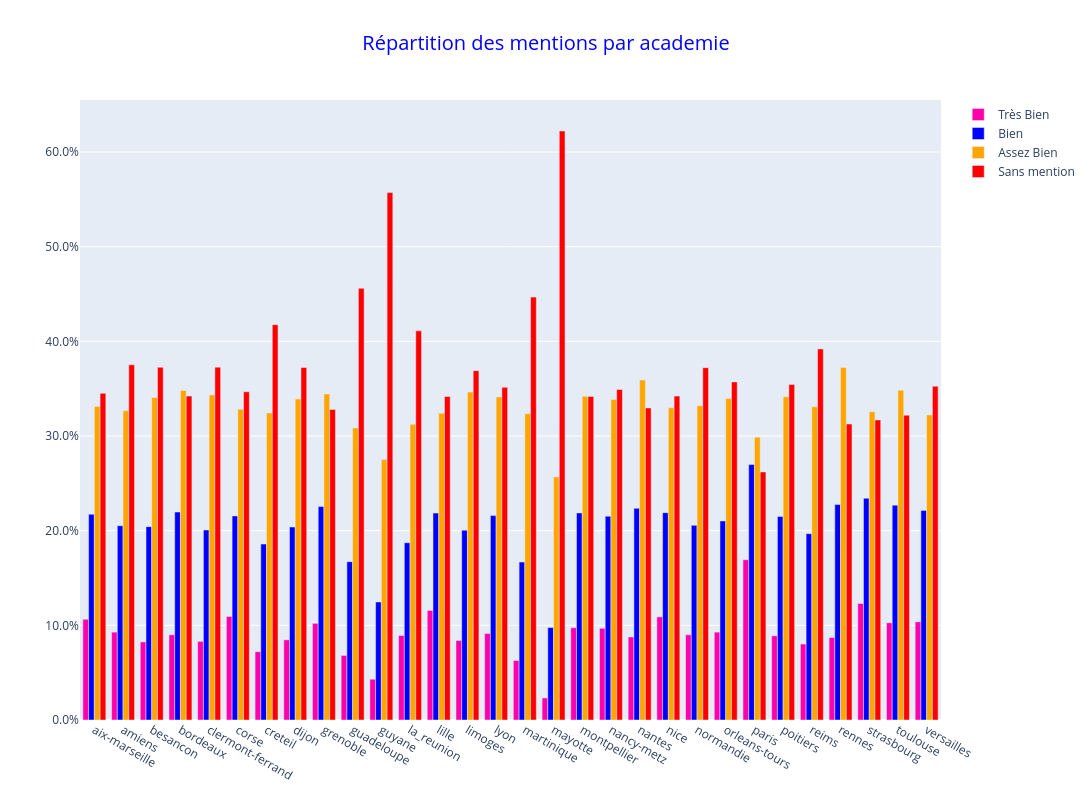

Notebook code cell kept with this figure:
### Markdown cell above
### Répartition des mentions par académie

### Code cell
academie = df.groupby('academie')[admis_mention+['admis_totaux','presents']].sum().reset_index()

# Création de 4 colonnes pourcentage de chaque mention
academie['%_mention_tb'] = academie['mention_tb'] / academie['admis_totaux']
academie['%_mention_b'] = academie['mention_b'] / academie['admis_totaux']
academie['%_mention_ab'] = academie['mention_ab'] / academie['admis_totaux']
academie['%_sans_mention'] = academie['sans_mention'] / academie['admis_totaux']

fig_academie = go.Figure()
for i,column in enumerate(percent_admis_mention):
    fig_academie.add_trace(
        go.Bar(
            x=academie['academie'], 
            y=academie[column], 
            name=labels[column],
            marker_color=colors[column]
        )
    )
    
fig_academie.update_layout(
    title=dict(text='Répartition des mentions par academie', x=0.5, font=dict(size=20, color='blue')),
    autosize=False, 
    width=1500, 
    height=800
)
fig_academie.update_xaxes(type='category')
fig_academie.update_yaxes(tickformat=".1%")
fig_academie.show()

### Figure 1 — Plotly figure (JSON) as saved in the notebook; plotly's stock layout.template omitted (floating-point values rounded to 4 significant figures)
{"data": [{"marker": {"color": "#FF00AA"}, "name": "Très Bien", "type": "bar", "x": ["aix-marseille", "amiens", "besancon", "bordeaux", "clermont-ferrand", "corse", "creteil", "dijon", "grenoble", "guadeloupe", "guyane", "la_reunion", "lille", "limoges", "lyon", "martinique", "mayotte", "montpellier", "nancy-metz", "nantes", "nice", "normandie", "orleans-tours", "paris", "poitiers", "reims", "rennes", "strasbourg", "toulouse", "versailles"], "y": [0.1064, 0.09282, 0.08251, 0.09001, 0.08309, 0.1094, 0.07214, 0.08466, 0.1021, 0.06821, 0.04309, 0.08928, 0.1157, 0.08404, 0.09138, 0.06282, 0.02331, 0.09748, 0.09689, 0.08771, 0.109, 0.0901, 0.09282, 0.1693, 0.08901, 0.08025, 0.08717, 0.1231, 0.1027, 0.1037]}, {"marker": {"color": "blue"}, "name": "Bien", "type": "bar", "x": ["aix-marseille", "amiens", "besancon", "bordeaux", "clermont-ferrand", "corse", "creteil", "dijon", "grenoble", "guadeloupe", "guyane", "la_reunion", "lille", "limoges", "lyon", "martinique", "mayotte", "montpellier", "nancy-metz", "nantes", "nice", "normandie", "orleans-tours", "paris", "poitiers", "reims", "rennes", "strasbourg", "toulouse", "versailles"], "y": [0.2173, 0.2052, 0.2043, 0.2197, 0.2007, 0.2156, 0.1859, 0.2039, 0.2255, 0.1672, 0.1247, 0.1872, 0.2186, 0.2005, 0.2159, 0.1669, 0.09767, 0.2188, 0.2153, 0.2236, 0.219, 0.2056, 0.2103, 0.2699, 0.215, 0.1969, 0.2277, 0.2343, 0.2269, 0.2214]}, {"marker": {"color": "orange"}, "name": "Assez Bien", "type": "bar", "x": ["aix-marseille", "amiens", "besancon", "bordeaux", "clermont-ferrand", "corse", "creteil", "dijon", "grenoble", "guadeloupe", "guyane", "la_reunion", "lille", "limoges", "lyon", "martinique", "mayotte", "montpellier", "nancy-metz", "nantes", "nice", "normandie", "orleans-tours", "paris", "poitiers", "reims", "rennes", "strasbourg", "toulouse", "versailles"], "y": [0.3312, 0.3267, 0.3407, 0.3481, 0.3434, 0.3283, 0.3244, 0.3391, 0.3444, 0.3086, 0.2751, 0.3124, 0.324, 0.3464, 0.3413, 0.3236, 0.2568, 0.342, 0.3386, 0.3591, 0.3298, 0.3321, 0.3397, 0.2987, 0.3415, 0.3309, 0.3724, 0.3257, 0.3484, 0.3222]}, {"marker": {"color": "red"}, "name": "Sans mention", "type": "bar", "x": ["aix-marseille", "amiens", "besancon", "bordeaux", "clermont-ferrand", "corse", "creteil", "dijon", "grenoble", "guadeloupe", "guyane", "la_reunion", "lille", "limoges", "lyon", "martinique", "mayotte", "montpellier", "nancy-metz", "nantes", "nice", "normandie", "orleans-tours", "paris", "poitiers", "reims", "rennes", "strasbourg", "toulouse", "versailles"], "y": [0.3451, 0.3753, 0.3725, 0.3422, 0.3728, 0.3467, 0.4176, 0.3724, 0.328, 0.456, 0.5572, 0.4111, 0.3417, 0.369, 0.3514, 0.4467, 0.6222, 0.3418, 0.3492, 0.3296, 0.3422, 0.3722, 0.3572, 0.2621, 0.3544, 0.392, 0.3127, 0.317, 0.322, 0.3526]}], "layout": {"autosize": false, "height": 800, "title": {"font": {"color": "blue", "size": 20}, "text": "Répartition des mentions par academie", "x": 0.5}, "width": 1500, "xaxis": {"type": "category"}, "yaxis": {"tickformat": ".1%"}}}
